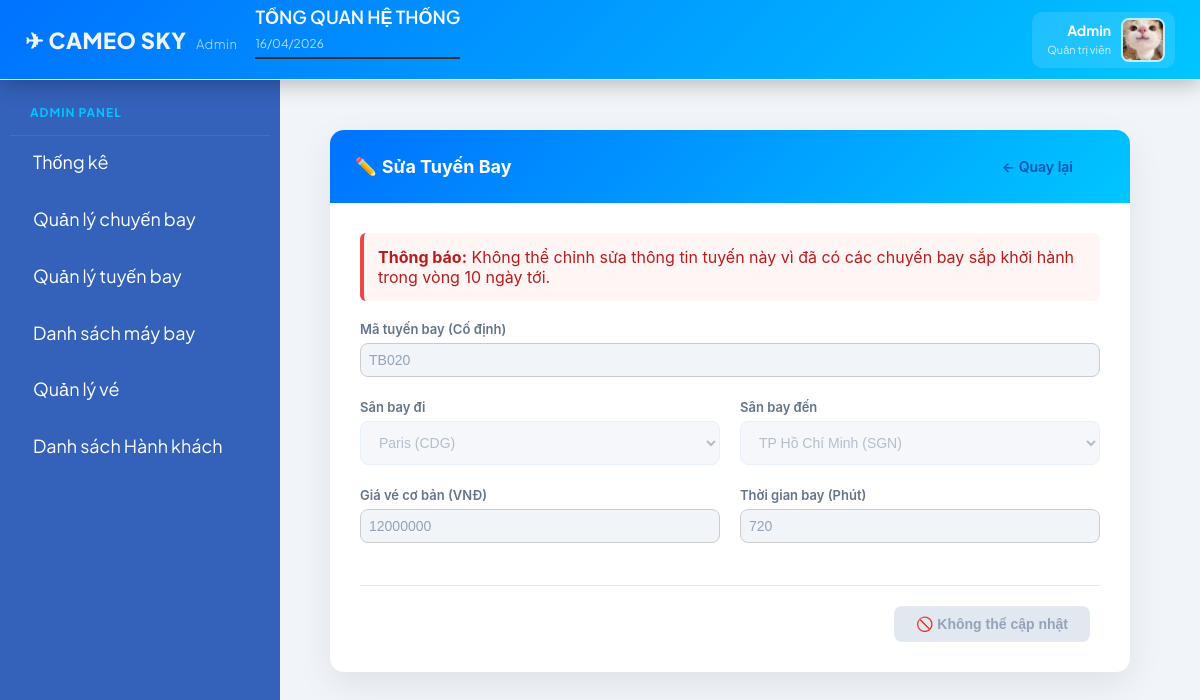
The app's page /index.php?action=sua_tuyenbay&id=TB020 with its own data.
### tables this page shows
CREATE TABLE `tuyenbay` (
  `MATUYEN` varchar(20) NOT NULL,
  `SANBAYDI` varchar(20) NOT NULL,
  `SANBAYDEN` varchar(20) NOT NULL,
  `KHOANGCACH` int(11) DEFAULT NULL,
  `THOIGIANBAY` int(11) DEFAULT NULL,
  `GIACOBAN` decimal(10,0) DEFAULT NULL
);

CREATE TABLE `sanbay` (
  `MASANBAY` varchar(20) NOT NULL,
  `MADIADIEM` varchar(20) NOT NULL,
  `TENSANBAY` varchar(100) DEFAULT NULL
);

CREATE TABLE `diadiem` (
  `MADIADIEM` varchar(20) NOT NULL,
  `TENDIADIEM` varchar(100) DEFAULT NULL,
  `QUOC_GIA` varchar(150) NOT NULL
);

### modules/quanlytuyenbay/sua_tuyen.php (the view, shortened to what this page needs)
<?php
$id = isset($_GET['id']) ? mysqli_real_escape_string($mysqli, $_GET['id']) : '';
$check = mysqli_prepare($mysqli, "SELECT MIN(THOIGIANDI) as min_time FROM chuyenbay WHERE MATUYEN = ?");
mysqli_stmt_bind_param($check, "s", $id);
mysqli_stmt_execute($check);
$result_check = mysqli_stmt_get_result($check);
$row_check = mysqli_fetch_assoc($result_check);
$allow_edit = true;
if (!empty($row_check['min_time'])) {
    $min_time = strtotime($row_check['min_time']);
    if ($min_time <= strtotime("+10 days")) {
        $allow_edit = false;
    }
}
$stmt = mysqli_prepare($mysqli, "SELECT * FROM tuyenbay WHERE MATUYEN = ? LIMIT 1");
mysqli_stmt_bind_param($stmt, "s", $id);
mysqli_stmt_execute($stmt);
$query_sua = mysqli_stmt_get_result($stmt);
$dong = mysqli_fetch_assoc($query_sua);
$sql_sanbay = "SELECT sb.MASANBAY, dd.TENDIADIEM FROM sanbay sb JOIN diadiem dd ON sb.MADIADIEM = dd.MADIADIEM";
$query_sanbay = mysqli_query($mysqli, $sql_sanbay);
$ds_sanbay = [];
while ($row = mysqli_fetch_assoc($query_sanbay)) { $ds_sanbay[] = $row; }
?>
<div class="admin-wrap">
    <div class="form-header">
        <h2>✏️ Sửa Tuyến Bay</h2>
        <a href="index.php?action=lietke_tuyenbay" class="btn-action btn-light">← Quay lại</a>
    </div>
    <div class="form-body">
        <?php if(!$allow_edit): ?>
            <div class="alert-warning">
                <strong>Thông báo:</strong> Không thể chỉnh sửa thông tin tuyến này vì đã có các chuyến bay sắp khởi hành trong vòng 10 ngày tới.
            </div>
        <?php endif; ?>
        <form method="POST" action="modules/quanlytuyenbay/xuly_tuyen.php">
            <div class="form-group">
                <label>Mã tuyến bay (Cố định)</label>
                <input type="text" name="MATUYEN" value="<?= $dong['MATUYEN'] ?>" readonly>
            </div>
            <div class="form-row">
                <div class="form-group">
                    <label>Sân bay đi</label>
                    <select name="SANBAYDI" required <?= !$allow_edit ? 'disabled' : '' ?>>
                        <?php foreach ($ds_sanbay as $row): ?>
                            <option value="<?= $row['MASANBAY'] ?>"
                                <?= ($row['MASANBAY'] == $dong['SANBAYDI']) ? 'selected' : '' ?>>
                                <?= $row['TENDIADIEM'] ?> (<?= $row['MASANBAY'] ?>)
                            </option>
                        <?php endforeach; ?>
                    </select>
                </div>
                <div class="form-group">
                    <label>Sân bay đến</label>
                    <select name="SANBAYDEN" required <?= !$allow_edit ? 'disabled' : '' ?>>
                        <?php foreach ($ds_sanbay as $row): ?>
                            <option value="<?= $row['MASANBAY'] ?>"
                                <?= ($row['MASANBAY'] == $dong['SANBAYDEN']) ? 'selected' : '' ?>>
                                <?= $row['TENDIADIEM'] ?> (<?= $row['MASANBAY'] ?>)
                            </option>
                        <?php endforeach; ?>
                    </select>
                </div>
            </div>
            <div class="form-row">
                <div class="form-group">
                    <label>Giá vé cơ bản (VNĐ)</label>
                    <input type="number" name="GIACOBAN"
                           value="<?= $dong['GIACOBAN'] ?>"
                           placeholder="Ví dụ: 1200000"
                           required <?= !$allow_edit ? 'readonly' : '' ?>>
                </div>
                <div class="form-group">
                    <label>Thời gian bay (Phút)</label>
                    <input type="number" name="THOIGIANBAY"
                           value="<?= $dong['THOIGIANBAY'] ?>"
                           placeholder="Ví dụ: 60"
                           required <?= !$allow_edit ? 'readonly' : '' ?>>
                </div>
            </div>
            <hr style="border: 0; border-top: 1px solid #e2e8f0; margin: 20px 0;">
            <div style="text-align: right;">
                <?php if($allow_edit): ?>
                    <button type="submit" name="suatuyenbay" class="btn-action btn-gradient">
                        💾 Lưu thay đổi
                    </button>
                <?php else: ?>
                    <button type="button" class="btn-action btn-disabled" title="Bị khóa do ràng buộc thời gian">
                        🚫 Không thể cập nhật
                    </button>
                <?php endif; ?>
            </div>
        </form>
    </div>
</div>

### css/styleadmincp.css (style rules this page uses)
body { margin: 0; font-family: Arial, sans-serif; background: #f5f5f5; }
.btn-action { text-decoration: none; color: #0056b3; font-size: 13px; margin-right: 10px; }
.form-group { margin-bottom: 12px; }
.form-group label { display: block; font-size: 13px; font-weight: bold; margin-bottom: 4px; }
.form-group input[type="text"], .form-group input[type="number"], .form-group select { width: 100%; padding: 8px; border: 1px solid #ccc; box-sizing: border-box; font-size: 14px; }

### modules/main.php (style rules this page uses)
body { margin:0; font-family:'Plus Jakarta Sans',sans-serif; }

### modules/sidebar/sidebar.php (style rules this page uses)
:root { --sidebar-bg:#0f172a; --accent:#00c6ff; --text:#FFFFFF; }

### modules/quanlytuyenbay/sua_tuyen.php (style rules this page uses)
.admin-wrap { font-family: 'Inter', 'Segoe UI', sans-serif; max-width: 800px; margin: 30px auto; background: #ffffff; border-radius: 14px; box-shadow: 0 12px 35px rgba(0,0,0,0.08); overflow: hidden; }
.form-header { background: linear-gradient(135deg, #0072ff, #00c6ff); padding: 18px 25px; display: flex; justify-content: space-between; align-items: center; }
.form-header h2 { margin: 0; font-size: 18px; color: #fff; font-weight: 700; }
.form-body { padding: 30px; }
.form-group { margin-bottom: 22px; }
.form-group label { display: block; font-size: 13px; font-weight: 600; color: #64748b; margin-bottom: 6px; }
.form-group input, .form-group select { width: 100%; padding: 12px 14px; border: 1px solid #dbeafe; border-radius: 8px; font-size: 14px; transition: 0.25s; outline: none; }
.form-group input[readonly], .form-group select[disabled] { background: #f1f5f9; color: #94a3b8; }
.form-row { display: grid; grid-template-columns: 1fr 1fr; gap: 20px; }
.alert-warning { background: #fff5f5; border-left: 4px solid #ef4444; padding: 14px; border-radius: 6px; color: #b91c1c; margin-bottom: 20px; }
.btn-action { padding: 10px 22px; border-radius: 8px; font-size: 14px; font-weight: 600; border: none; cursor: pointer; transition: 0.25s; }
.btn-disabled { background: #e2e8f0; color: #94a3b8; cursor: not-allowed; }

### records on screen
tuyenbay: MATUYEN "TB020", SANBAYDI "Paris (CDG)", SANBAYDEN "TP Hồ Chí Minh (SGN)", GIACOBAN "12000000", THOIGIANBAY "720"
